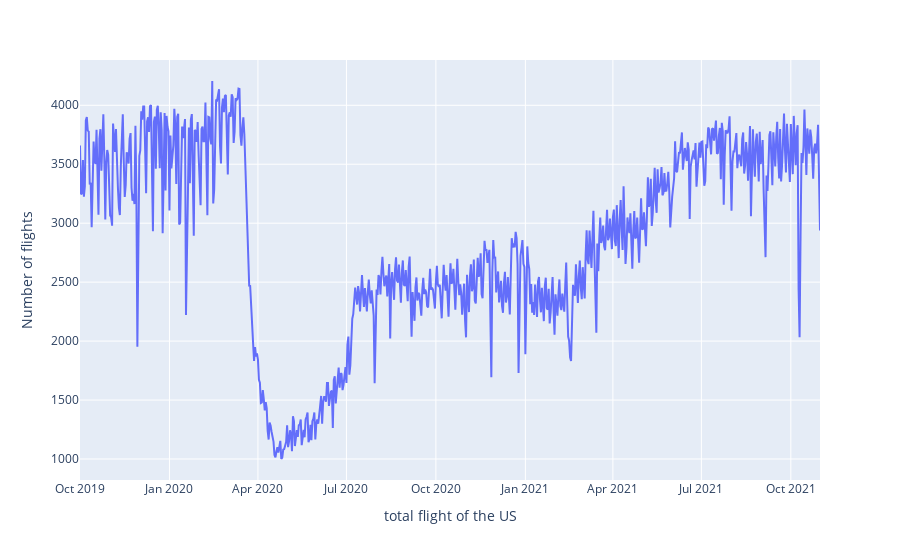

Notebook source saved alongside this figure:
### Markdown cell above
#### total_the US

### Code cell
fd_US_total = fd_us_map.groupby(['day'], as_index=False).count()
fig = px.line(fd_US_total , x="day", y="callsign")
fig.update_xaxes(title={'text': 'total flight of the US'})
fig.update_yaxes(title={'text': 'Number of flights'})
fig.show()

### Figure 1 — Plotly figure (JSON) as saved in the notebook; plotly's stock layout.template omitted (floating-point values rounded to 4 significant figures; data arrays with more than 128 entries replaced by an {"elided": "..."} marker saying what was removed)
{"data": [{"hovertemplate": "day=%{x}<br>callsign=%{y}<extra></extra>", "legendgroup": "", "line": {"color": "#636efa", "dash": "solid"}, "marker": {"symbol": "circle"}, "mode": "lines", "name": "", "orientation": "v", "showlegend": false, "type": "scatter", "x": {"elided": "757 str values"}, "xaxis": "x", "y": {"elided": "757 int values"}, "yaxis": "y"}], "layout": {"legend": {"tracegroupgap": 0}, "margin": {"t": 60}, "xaxis": {"anchor": "y", "domain": [0, 1], "title": {"text": "total flight of the US"}}, "yaxis": {"anchor": "x", "domain": [0, 1], "title": {"text": "Number of flights"}}}}
